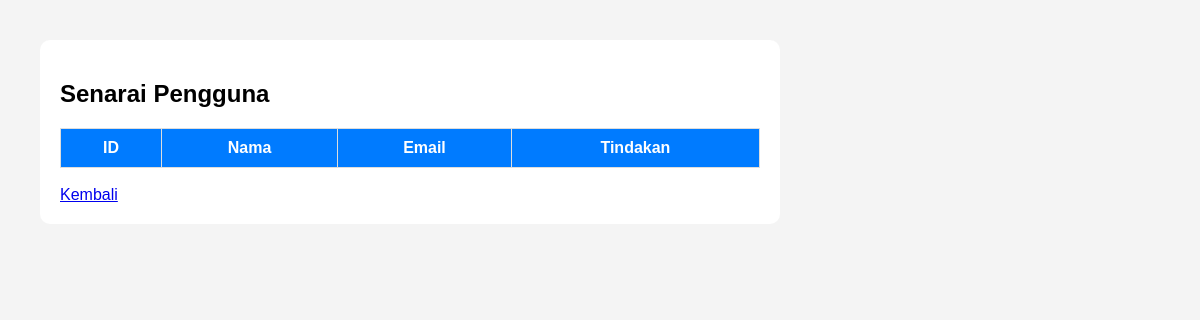
The app's page /senarai, older data.
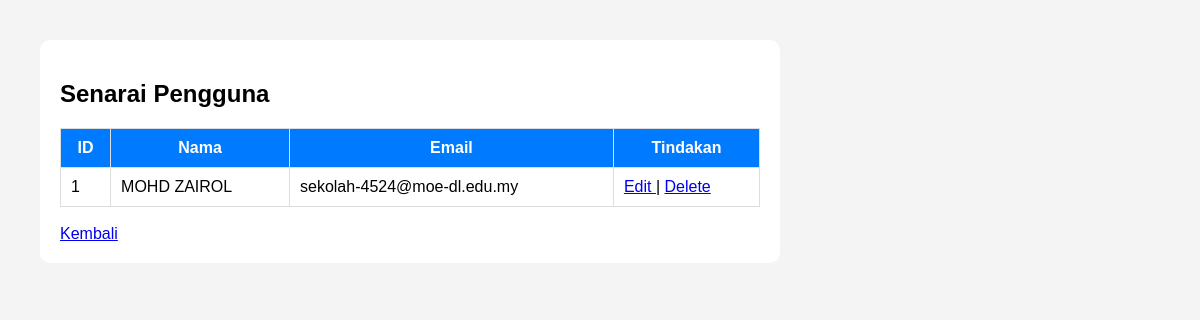
The same page, newer data.
### tables this page shows
CREATE TABLE pengguna(
    id INTEGER PRIMARY KEY AUTOINCREMENT,
    nama TEXT,
    email TEXT
);

### app.py (the view)
@app.route('/senarai')
def senarai():
    db = sambung_db()
    cursor = db.cursor()
    cursor.execute(
        "SELECT * FROM pengguna"
    )
    data = cursor.fetchall()
    return render_template(
        'senarai.html',
        data=data
    )
    db.commit()
    db.close()

### app.py (called while the page is built)
def sambung_db():
    return sqlite3.connect("database.db")

### templates/senarai.html (shortened to what this page needs)
<!DOCTYPE html>
<html>
<head>
<link rel="stylesheet"
href="{{ url_for('static',
filename='style.css') }}">
</head>
<body>
<div class="container">
<h2>Senarai Pengguna</h2>
<table>
<tr>
<th>ID</th>
<th>Nama</th>
<th>Email</th>
<th>Tindakan</th>
</tr>
{% for row in data %}
<tr>
<td>{{ row[0] }}</td>
<td>{{ row[1] }}</td>
<td>{{ row[2] }}</td>
<td>
<a href="/edit/{{ row[0] }}">
Edit
</a>
|
<a href="/delete/{{ row[0] }}"
onclick="return confirm('Padam?')">
Delete
</a>
</td>
</tr>
{% endfor %}
</table>
<br>
<a href="/">
Kembali
</a>
</div>
</body>
</html>

### static/style.css (style rules this page uses)
body { font-family: Arial, sans-serif; margin:40px; background:#f4f4f4; }
.container { background:white; padding:20px; border-radius:10px; max-width:700px; }
table { width:100%; border-collapse:collapse; }
table th, table td { border:1px solid #ddd; padding:10px; }
th { background:#007bff; color:white; }

Row changes from the older to the newer data that the page shows:
added pengguna: id "1", nama "MOHD ZAIROL", email "sekolah-4524@moe-dl.edu.my"
